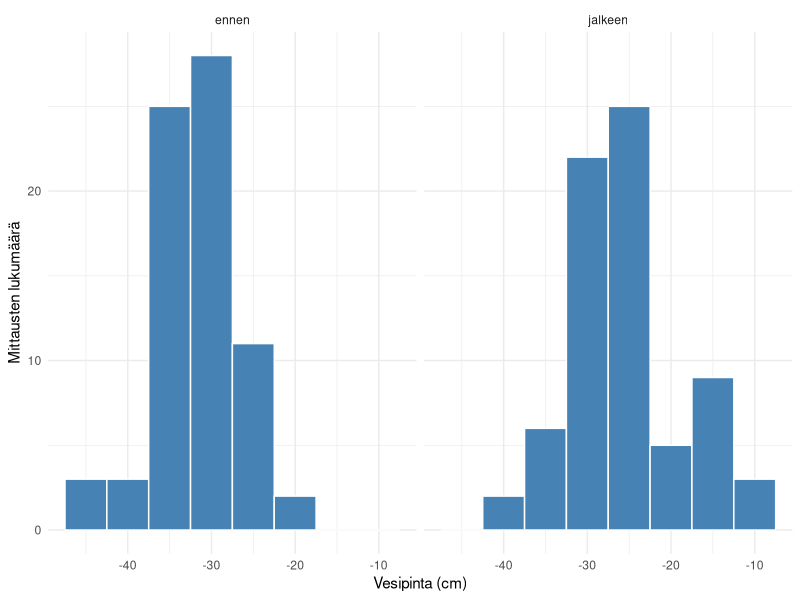
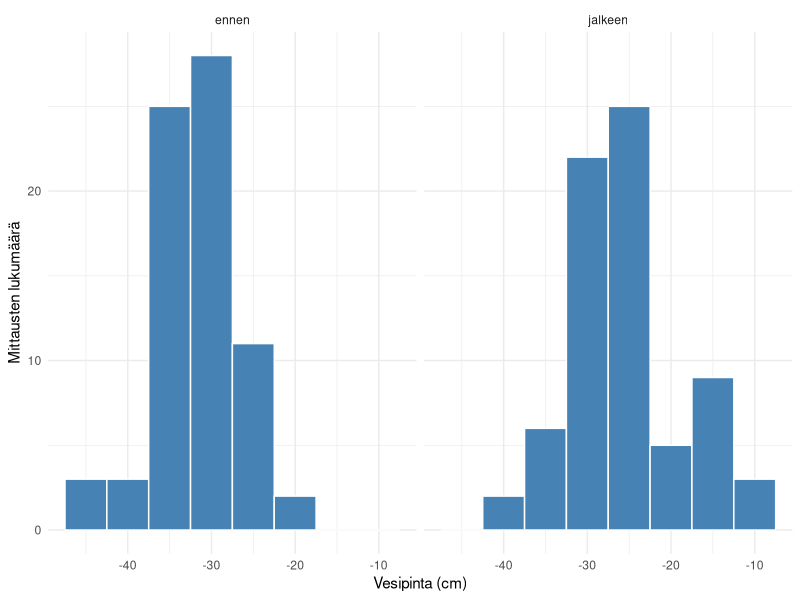

Reproduce these figures in R, in order.
# LYYRA-004 | Valinnainen tutustuminen paketteihin
# Ennen tämän skriptin ajamista:
# 1. Avaa projektin scripts-kansiosta install_packages.R.
# 2. Aja koko skripti kerran Source-painikkeella. Se asentaa ggplot2-paketin, jos sitä ei ole vielä asennettu.
# 3. Palaa tähän skriptiin ja aja se.
# Paketteja ei tarvitse asentaa uudelleen jokaisella ajokerralla.
# Ydinharjoitukset 00–04 eivät tarvitse lisäpaketteja.
# Paketti asennetaan yleensä kerran kuhunkin käytettävään R-kirjastoon.
# Uuden R-version asentamisen jälkeen paketti voidaan joutua asentamaan uudelleen.
# Asenna halutessasi Consolessa (tarvitset verkkoyhteyden):
# install.packages("ggplot2", repos = "https://cloud.r-project.org")
# Tämä asennuskomento on kommentti eikä käynnisty skriptiä ajettaessa.

if (!requireNamespace("ggplot2", quietly = TRUE)) {
  message("ggplot2 ei ole vielä asennettu. Aja scripts/install_packages.R ja kokeile sitten uudelleen.")
  message('Jos asennus ei onnistu, tarkista internet-yhteys tai asenna paketti Consolessa: install.packages("ggplot2")')
} else {
  library(ggplot2)
  seuranta <- read.csv("data/seuranta.csv", fileEncoding = "UTF-8",
                       na.strings = "NA", stringsAsFactors = FALSE)
  kuva <- ggplot(seuranta, aes(x = vesipinta_cm)) +
    geom_histogram(binwidth = 5, colour = "white", fill = "steelblue") +
    facet_wrap(~ jakso) +
    labs(x = "Vesipinta (cm)", y = "Mittausten lukumäärä") +
    theme_minimal()
  print(kuva)
  dir.create("tulokset", showWarnings = FALSE)
  ggsave("tulokset/vesipinta_ggplot2.pdf", kuva, width = 7, height = 4)
}
